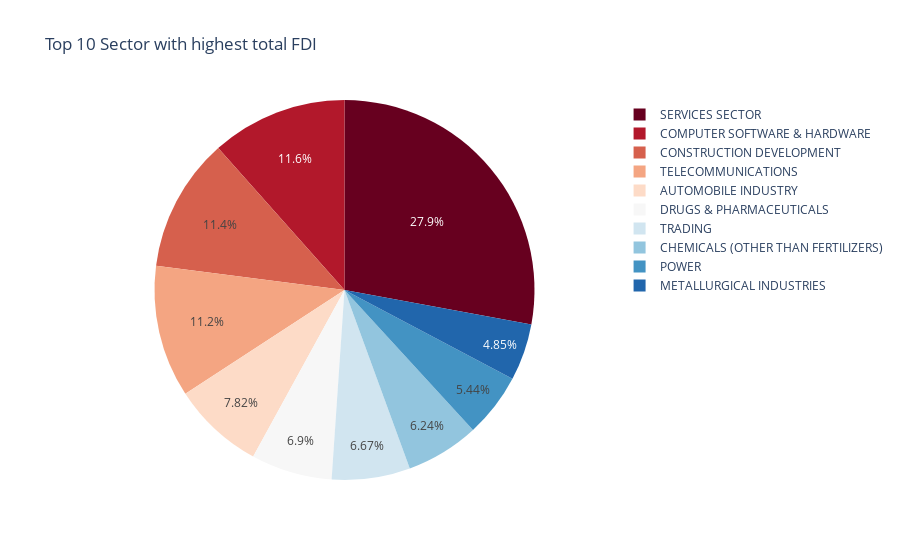

The code cell stored with this chart in its notebook:
### Code cell
fig = px.pie(FDI1.head(10), values='Total', names='Sector', title='Top 10 Sector with highest total FDI', color_discrete_sequence=px.colors.sequential.RdBu)
fig.show()

### Figure 1 — Plotly figure (JSON) as saved in the notebook; plotly's stock layout.template omitted (floating-point values rounded to 4 significant figures)
{"data": [{"domain": {"x": [0, 1], "y": [0, 1]}, "hovertemplate": "Sector=%{label}<br>Total=%{value}<extra></extra>", "labels": ["SERVICES SECTOR", "COMPUTER SOFTWARE & HARDWARE", "CONSTRUCTION DEVELOPMENT", "TELECOMMUNICATIONS", "AUTOMOBILE INDUSTRY", "DRUGS & PHARMACEUTICALS", "TRADING", "CHEMICALS (OTHER THAN FERTILIZERS)", "POWER", "METALLURGICAL INDUSTRIES"], "legendgroup": "", "name": "", "showlegend": true, "type": "pie", "values": [59480.0, 24670.0, 24290.0, 23950.0, 16670.0, 14710.0, 14210.0, 13290.0, 11590.0, 10330.0]}], "layout": {"legend": {"tracegroupgap": 0}, "piecolorway": ["rgb(103,0,31)", "rgb(178,24,43)", "rgb(214,96,77)", "rgb(244,165,130)", "rgb(253,219,199)", "rgb(247,247,247)", "rgb(209,229,240)", "rgb(146,197,222)", "rgb(67,147,195)", "rgb(33,102,172)", "rgb(5,48,97)"], "title": {"text": "Top 10 Sector with highest total FDI"}}}
